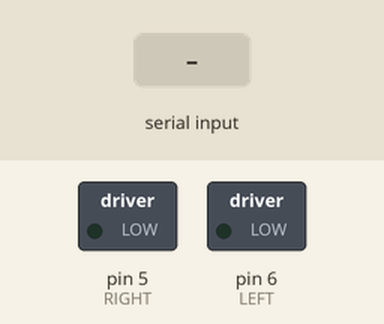
A sketch run on a simulated Arduino Uno, built with avr-gcc and run on an emulated ATmega328P. Shown: switched loads named in the sketch (green lamp = pin HIGH). The test bench sets the inputs (shaded band). What the sketch prints to the serial monitor is not drawn.

Above: at 1.2 s.
1.3 s: byte 30 received over Serial
At 2.2 s:
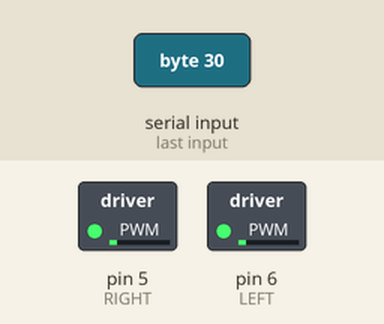
2.8 s: byte 90 received over Serial
At 3.3 s:
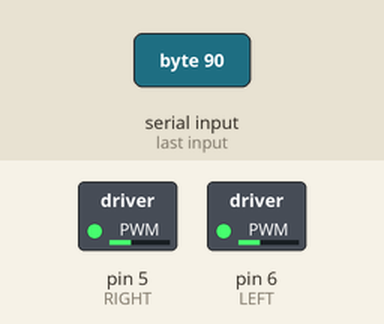
4.3 s: byte 120 received over Serial
At 5.7 s:
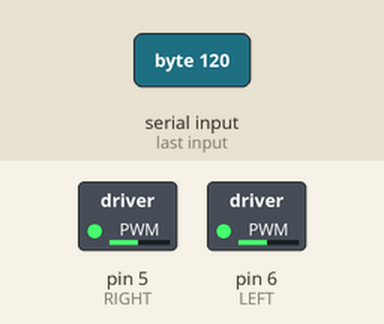
Timing chart, 0 to 7.3 s (numbered marks = the images above; inputs shaded):
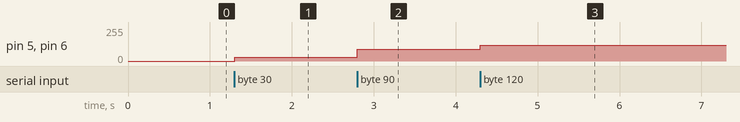

Measured:
- after the input at 1.3 s, pin 5 (RIGHT), pin 6 (LEFT): 0/255 → 30/255 at once
- after the input at 2.8 s, pin 5 (RIGHT), pin 6 (LEFT): 30/255 → 90/255 at once
- after the input at 4.3 s, pin 5 (RIGHT), pin 6 (LEFT): 90/255 → 120/255 at once

The sketch:

control_arduino.ino
```cpp
/*
 * File into Arduino
 * For LeapMotion feedback through LRA Motors
 * Drives one LRA Motor connected to the TI 2603 driver on RIGHT(13)
 * The value that changes is the duty cycle since that's how these motors work
 */

#define RIGHT		5
#define LEFT		6
#define BAUDRATE	115200

byte rdata = 0, sel = 0;

void setup()
{
	//define as output
	DDRD |= _BV(RIGHT);
	DDRD |= _BV(LEFT);

	//enable pwm at 32kHz
	TCCR0A = _BV(COM0A1) | _BV(COM0B1) | _BV(WGM00);
	TCCR0B = _BV(CS00);

	//enable serial port comm
	Serial.begin(BAUDRATE);

	//initialize to off
	analogWrite(LEFT, 0);
	analogWrite(RIGHT, 0);
}

void loop()
{
	//something is available
	if(Serial.available() > 0)
	{
		rdata = Serial.read();

		//send back an ACK
		Serial.write(rdata);

		//write dc
		analogWrite(RIGHT, byte(rdata));
		analogWrite(LEFT, byte(rdata));
	}
}
```
